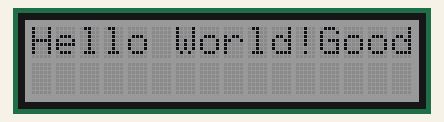
Simulated run of this sketch. Board: Arduino Uno, built with avr-gcc and run on an emulated ATmega328P. Parts: 16×2 character LCD.

Above: at 0.24 s.
At 0.85 s:
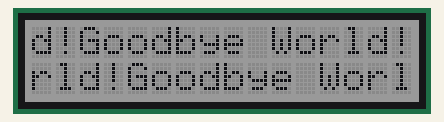
At 1.77 s:
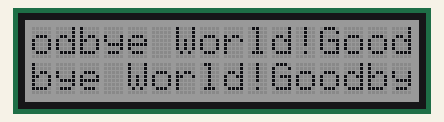

Measured:
- by itself, everything shown: repeats every 1.5 s, in 5 steps

The sketch:

simple-lcd.ino
```cpp
#include <Wire.h>
#include <Waveshare_LCD1602_RGB.h>

Waveshare_LCD1602_RGB lcd(16, 2);


int count = 0;

void setup() {
  lcd.init();

  // Adjust contrast (0–63)
  //lcd.setContrast(45);   //

  // Set full white backlight
  lcd.setRGB(125, 125, 125);

  lcd.setCursor(0, 0);
  lcd.send_string("Hello World!");
}

void loop() {
  lcd.send_string("Goodbye World!");

  count++;
}
```
